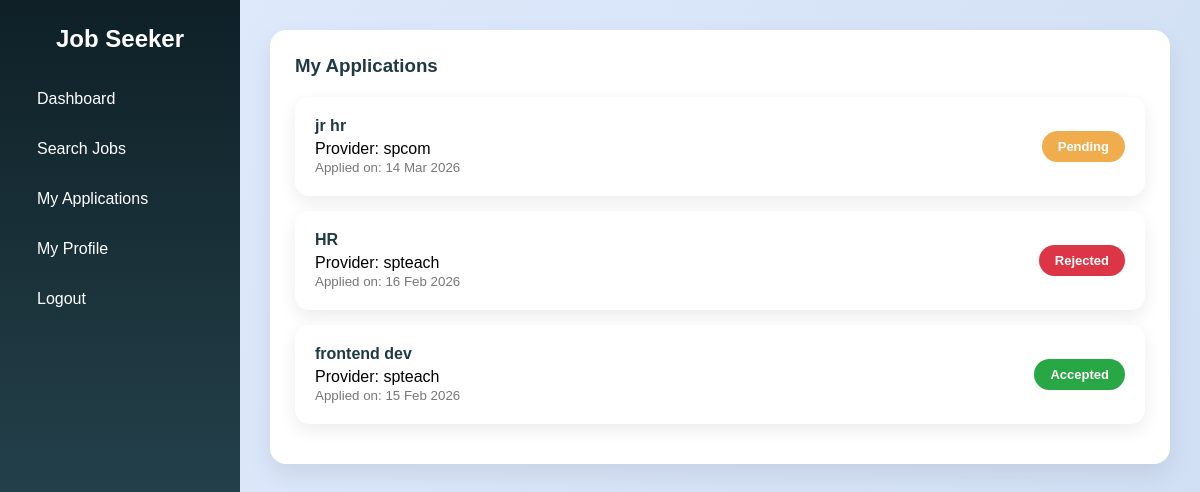
Before: /jobseeker_applications/ (signed in) with the older database file.
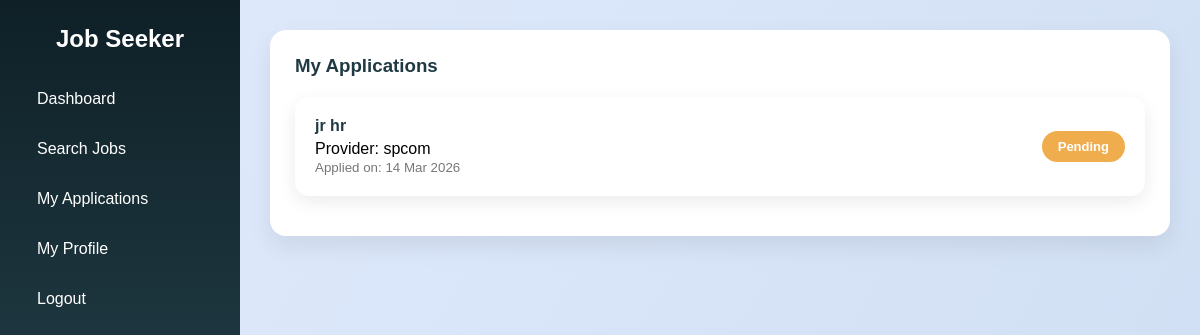
After: the same page with the newer database file.
### myapp/models.py (models this page shows, shortened)
class Application(models.Model):
    STATUS_CHOICES = [
        ("Pending", "Pending"),
        ("Accepted", "Accepted"),
        ("Rejected", "Rejected"),
    ]
    job = models.ForeignKey(
        Job,
        on_delete=models.CASCADE,
        related_name="applications"
    )
    seeker = models.ForeignKey(
        User,
        on_delete=models.CASCADE,
        related_name="job_applications"
    )
    applied_at = models.DateTimeField(auto_now_add=True)
    status = models.CharField(
        max_length=20,
        choices=STATUS_CHOICES,
        default="Pending"
    )
    class Meta:
        unique_together = ("job", "seeker")
        ordering = ["-applied_at"]

class Job(models.Model):
    provider = models.ForeignKey(
        User,
        on_delete=models.CASCADE,
        related_name="posted_jobs"
    )
    title = models.CharField(max_length=200)
    description = models.TextField()
    location = models.CharField(max_length=100)
    salary = models.IntegerField(blank=True, null=True)
    job_type = models.CharField(
        max_length=50,
        choices=[
            ("Full Time", "Full Time"),
            ("Part Time", "Part Time"),
            ("Internship", "Internship"),
            ("Remote", "Remote")
        ],
        default="Full Time"
    )
    created_at = models.DateTimeField(auto_now_add=True)
    applicants = models.IntegerField(default=0)
    class Meta:
        ordering = ["-created_at"]

### myapp/views.py (the view)
# urls.py: path('jobseeker_applications/', views.jobseeker_applications, name='jobseeker_applications'),
@login_required(login_url='login_jobseeker')
def jobseeker_applications(request):
    apps = Application.objects.filter(seeker=request.user)
    return render(
        request,
        "jobseeker_applications.html",
        {"applications": apps}
    )

### templates/jobseeker_applications.html (shortened to what this page needs)
<!DOCTYPE html>
<html lang="en">
<head>
</head>
<body>
<div class="sidebar">
    <h2>Job Seeker</h2>
    <a href="{% url 'dashboard_jobseeker' %}">Dashboard</a>
    <a href="{% url 'jobseeker_search' %}">Search Jobs</a>
    <a href="{% url 'jobseeker_applications' %}">My Applications</a>
    <a href="{% url 'jobseeker_profile' %}">My Profile</a>
    <a href="{% url 'logout' %}">Logout</a>
</div>
<div class="main">
    <div class="section">
        <h3>My Applications</h3>
        {% if applications %}
            {% for app in applications %}
                <div class="app-card">
                    <div>
                        <h4>{{ app.job.title }}</h4>
                        <div>Provider: {{ app.job.provider.first_name }}</div>
                        <small>Applied on: {{ app.applied_at|date:"d M Y" }}</small>
                    </div>
                    <span class="status {{ app.status|lower }}">
{{ app.status }}
</span>
                </div>
            {% endfor %}
        {% else %}
            <div class="empty">
                <h4>No applications found</h4>
                <p>Start applying for jobs to see them here.</p>
            </div>
        {% endif %}
    </div>
</div>
</body>
</html>

Changed rows visible on the page:
removed Application: job "HR", job.provider.first_name "spteach", applied_at "16 Feb 2026", status "Rejected"
removed Application: job "frontend dev", job.provider.first_name "spteach", applied_at "15 Feb 2026", status "Accepted"
